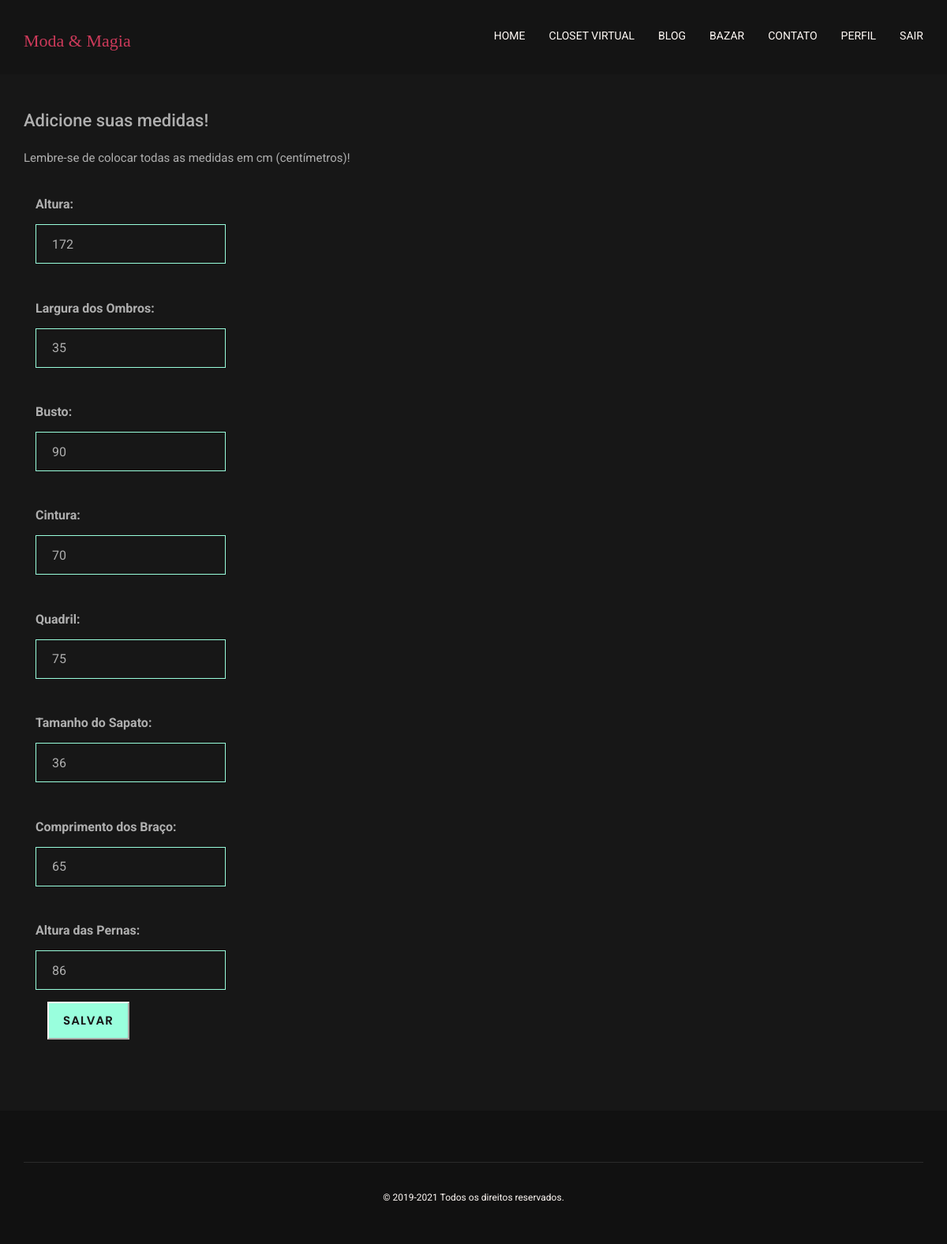
The page /alteracaoMedidas.php (signed in) on the database its author committed.
### tables this page shows
CREATE TABLE `tbmedidas` (
  `altura` double DEFAULT NULL,
  `largura_ombros` double DEFAULT NULL,
  `busto` double DEFAULT NULL,
  `cintura` double DEFAULT NULL,
  `quadril` double DEFAULT NULL,
  `pe` int(11) DEFAULT NULL,
  `comprimento_bracos` double DEFAULT NULL,
  `altura_pernas` double DEFAULT NULL,
  `id_user` int(11) DEFAULT NULL
);

### alteracaoMedidas.php (the view, shortened to what this page needs)
<?php
require_once "conexaobd.php";
$id = $_SESSION["id"];
$sqlMedidas = mysqli_query($conn, "SELECT * FROM tbmedidas WHERE id_user='".$id."'");
$rsMedidas = mysqli_fetch_array($sqlMedidas);
if($_SESSION["logado"] == false){
    header("location: login.php");
}
else if($_SESSION["logado"] == true){
?>
<!doctype html>
<html class="no-js" lang="zxx">
  <head>
    <link rel="stylesheet" href="plugins/bootstrap/bootstrap.min.css">
    <link rel="stylesheet" href="plugins/themefisher-fonts/themefisher-fonts.css">
    <link rel="stylesheet" href="plugins/magnific-popup/magnific-popup.css">
    <link rel="stylesheet" href="plugins/animate/animate.css">
    <link rel="stylesheet" href="plugins/slick/slick.css">
    <link rel="stylesheet" href="css/style.css">
  </head>
  <body>
  <nav class="navbar navbar-fixed-top navigation" >
  <div class="container">
    <div class="navbar-header">
      <a href="index.php">
        <h3>Moda & Magia</h3>
      </a>
    </div>
    <div class="collapse navbar-collapse navbar-ex1-collapse">
      <ul class="nav navbar-nav navbar-right menu">
        <li><a href="index.php">Home</a></li>
        <li><a href="closet.php">Closet Virtual</a></li>
        <li><a href="blog.php">Blog</a></li>
        <li><a href="bazar.php">Bazar</a></li>
        <li><a href="contact.php">Contato</a></li>
        <li><a href="perfil.php" >Perfil</a></li>
        <?php
          if($_SESSION["logado"] == true){
            ?>
            <li><a href="sair.php" >Sair</a></li>
            <?php
        }
        ?>
      </ul>
    </div>
  </div>
</nav>
<section class="blog-single">
  <div class="container">
    <div class="row">
      <div class="col-md-9">
        <div class="blog-single-content">
          <div class="blog-content-description">
            <h3 class="blog-inner-heading">Adicione suas medidas!</h4>
            <p class="blog-description">Lembre-se de colocar todas as medidas em cm (centímetros)!</p>
            <form class="measuring-form" method="post" action="gravaMedida.php?opcao=2">
              <div class="col-md-6">
                <div class="form-group">
                  <label class="label-form">Altura:</label>
                  <input value="<?php echo $rsMedidas["altura"] ?>" type="text" name="altura" class="form-control">
                </div>
                <div class="form-group">
                  <label class="label-form">Largura dos Ombros:</label>
                  <input value="<?php echo $rsMedidas["largura_ombros"] ?>" type="text" name="largura_ombros" class="form-control" placeholder="">
                </div>
                <div class="form-group">
                  <label class="label-form">Busto:</label>
                  <input value="<?php echo $rsMedidas["busto"] ?>" type="text" name="busto" class="form-control" placeholder="">
                </div>
                <div class="form-group">
                  <label class="label-form">Cintura:</label>
                  <input value="<?php echo $rsMedidas["cintura"] ?>" type="text" name="cintura" class="form-control" placeholder="">
                </div>
                <div class="form-group">
                  <label class="label-form">Quadril:</label>
                  <input value="<?php echo $rsMedidas["quadril"] ?>" type="text" name="quadril" class="form-control" placeholder="">
                </div>
                <div class="form-group">
                  <label class="label-form">Tamanho do Sapato:</label>
                  <input value="<?php echo $rsMedidas["pe"] ?>" type="text" name="pe" class="form-control" placeholder="">
                </div>
                <div class="form-group">
                  <label class="label-form">Comprimento dos Braço:</label>
                  <input value="<?php echo $rsMedidas["comprimento_bracos"] ?>" type="text" name="comprimento_bracos" class="form-control" placeholder="">
                </div>
                <div class="form-group">
                  <label class="label-form">Altura das Pernas:</label>
                  <input value="<?php echo $rsMedidas["altura_pernas"] ?>" type="text" name="altura_pernas" class="form-control" placeholder="">
                </div>
                <div class="col-md-12 form-group">
                  <input type="submit" class="btn-main" value="Salvar">
                </div>
              </div>
            </form>
          </div>
        </div>
      </div>
    </div>
  </div>
</section>
    <footer class="footer">
        <div class="container">
            <div class="row">
              <div class="text-center">
                  <div class="col-md-12">
                      <div class="copyright">
                          <p>&copy; 2019-2021 Todos os direitos reservados. <br></p>
                      </div>
                  </div>
              </div>
            </div>
        </div>
    </footer>
    </body>
    </html>
<?php
}
?>

### css/style.css (style rules this page uses)
body { color: #fff; background: #111111; font-family: "Roboto", sans-serif; text-rendering: optimizeLegibility; -webkit-font-smoothing: antialiased; -moz-font-smoothing: antialiased; }
h1, h2, h3 { font-family: "Playfair Display", serif; color: #CC3A5A; }
h3 { font-size: 22px; }
p { font-family: "Roboto", sans-serif; }
a, .th-nav-btn, .btn { text-decoration: none; }
ul { margin: 0; padding: 0; list-style: none; }
.btn-main { border-radius: 0; background: #99FFDD; border-color: #FFF9F5; font-family: "Poppins", sans-serif; text-transform: uppercase; font-weight: 600; letter-spacing: 1px; padding: 11px 18px; transition: 0.5s; }
.navigation { background: #141414 none repeat scroll 0 0; margin-bottom: 0; border-bottom: 0; padding: 20px 0; transition: .3s all; }
.menu li a { box-sizing: border-box; font-size: 14px; font-weight: 400; text-transform: uppercase; color: #FFF9F5; transition: 0.5s; position: relative; }
.menu li a:before { content: ""; position: absolute; left: 50%; bottom: -2px; opacity: 0; width: 0; height: 1px; transition: 0.5s; background: #99FFDD; }
.footer { padding: 65px 0 40px; background: #111111; font-size: 16px; line-height: 29px; color: #FFF9F5; }
.copyright { border-top: 1px solid rgba(60, 60, 60, 0.6); padding-top: 35px; font-size: 12px; line-height: 18px; }
.blog-description { padding-bottom: 20px; color: #afafaf; line-height: normal; }
.blog-single { color: #171717; background: #171717; padding: 75px 0; }
.blog-single-content { padding: 46px 100px 0 0; }
.blog-content-title, .blog-inner-heading { color: #fff; }
.blog-content-description { padding-bottom: 20px; font-size: 15px; }
.blog-content-description:last-child { padding-bottom: 0; }
.blog-description, .blog-inner-heading { color: #afafaf; font-family: "Roboto", sans-serif; }
.blog-inner-heading { padding-bottom: 16px; }
.measuring-form .form-group .form-control { border-radius: 0; padding: 20px; background: transparent; border-color: #99FFDD; min-height: 50px; font-size: 16px; width: 70%; color: #afafaf; }
.label-form { color: #afafaf; font-size: 16px; line-height: 40px; }
::placeholder { color: #FFF9F5 !important; }

### rows shown on the page
tbmedidas: altura "172", largura_ombros "35", busto "90", cintura "70", quadril "75", pe "36", comprimento_bracos "65", altura_pernas "86"
